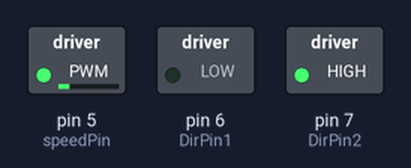
The sketch below on a simulated Arduino Uno, built with avr-gcc and run on an emulated ATmega328P. Parts: switched loads named in the sketch (green lamp = pin HIGH).

Above: at 0.1 s.
Timing chart, 0 to 1.6 s (numbered marks = the images above):
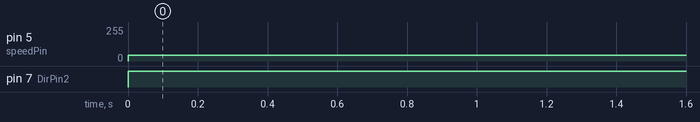

The sketch:

MotorDriverTest.ino
```cpp
const int DirPin1 = 6;
const int DirPin2 = 7;
const int speedPin = 5;

int speed = 45;

void setup() {
  pinMode (DirPin1, OUTPUT);
  pinMode (DirPin2, OUTPUT);
  pinMode (speedPin, OUTPUT);
}

void loop() {
  forward();
}

void forward() {
  digitalWrite (DirPin1, LOW);
  digitalWrite (DirPin2, HIGH);
  analogWrite (speedPin, speed);
}
```

Measured:
- by itself, pin 5 (speedPin): 0/255 → 45/255 at 0.00 s
- by itself, pin 7 (DirPin2): LOW → HIGH at 0.00 s
